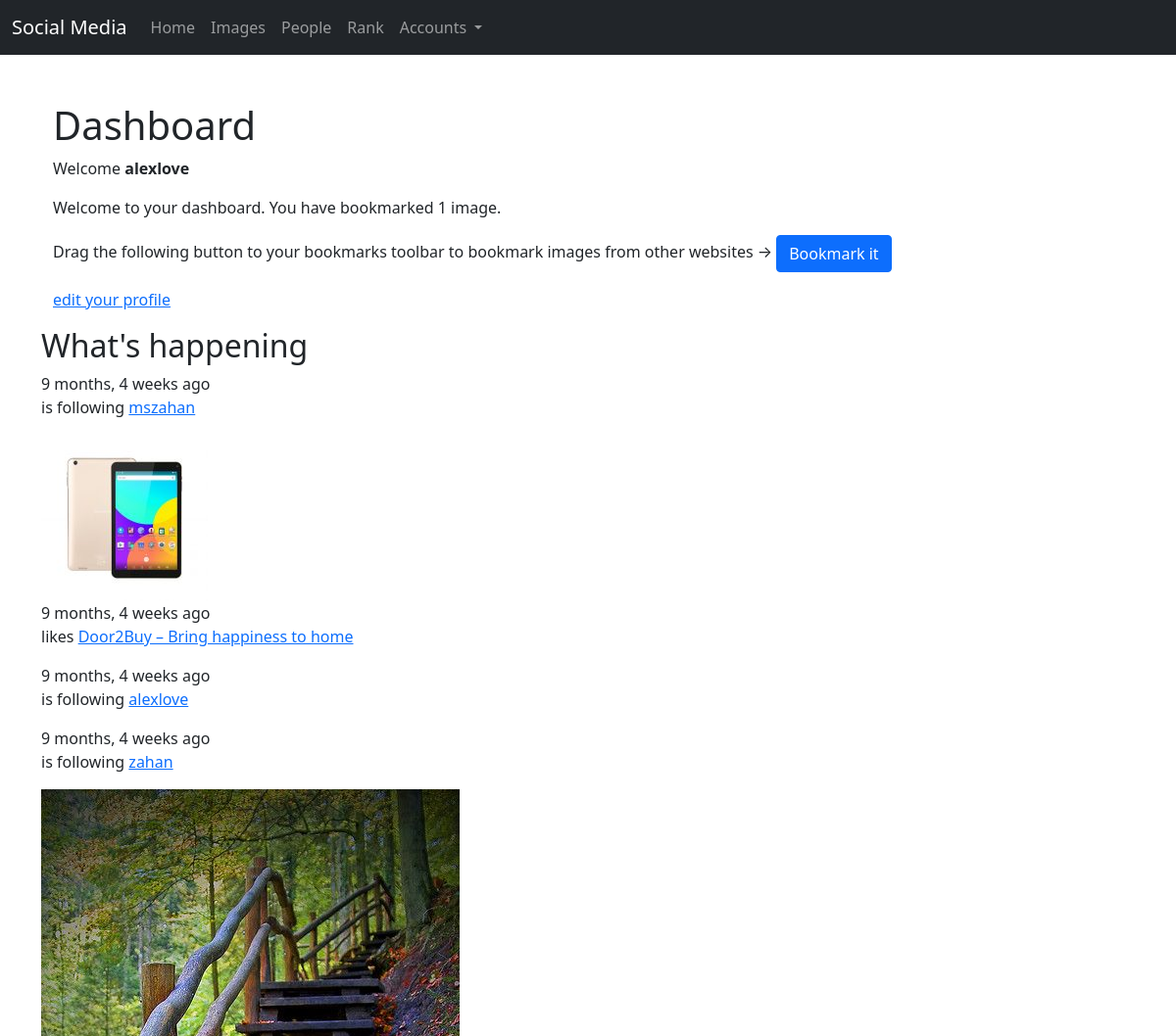
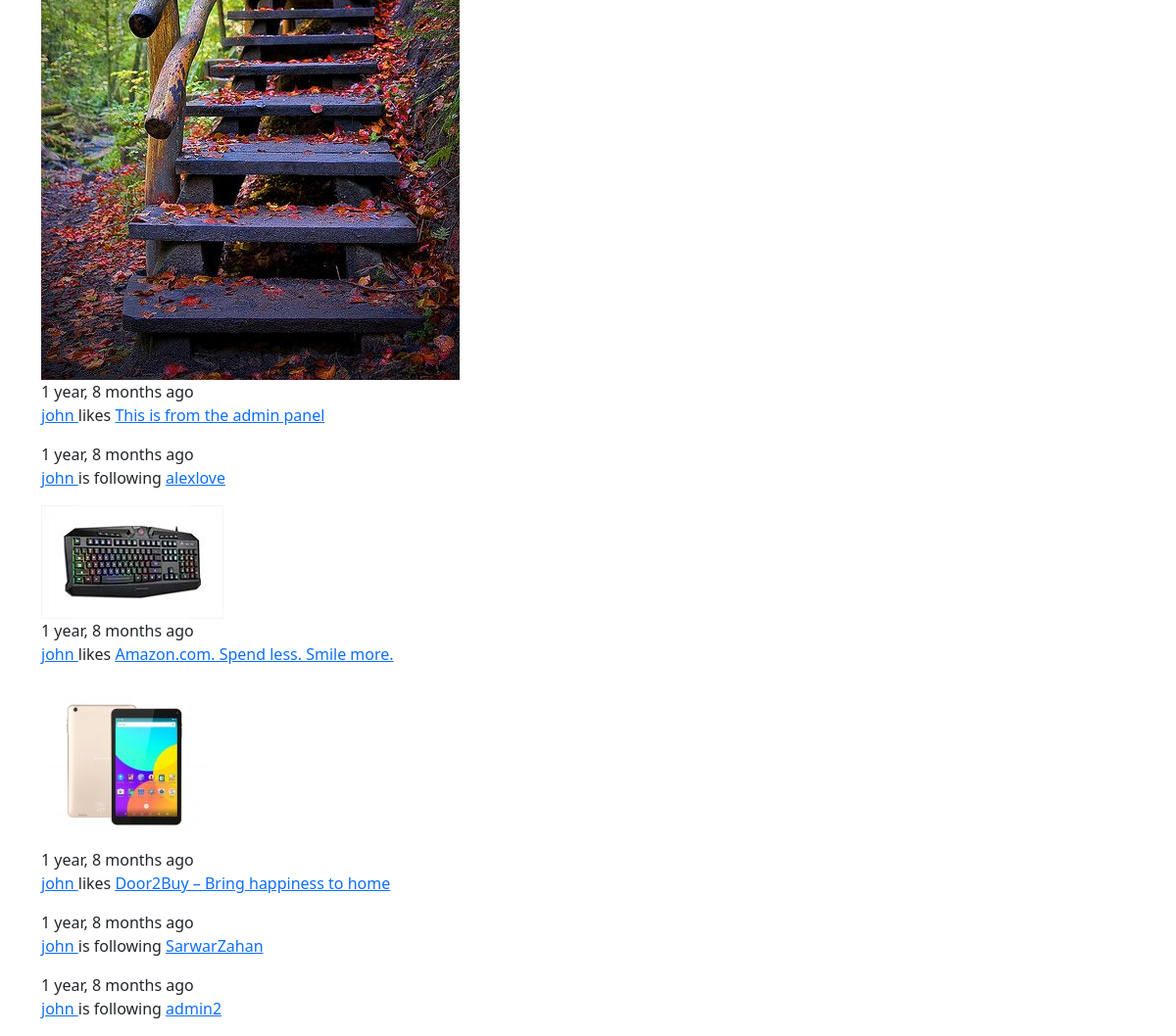
/accounts/dashboard/ (signed in), run on an earlier commit of the app's database (2 pictures, top to bottom).
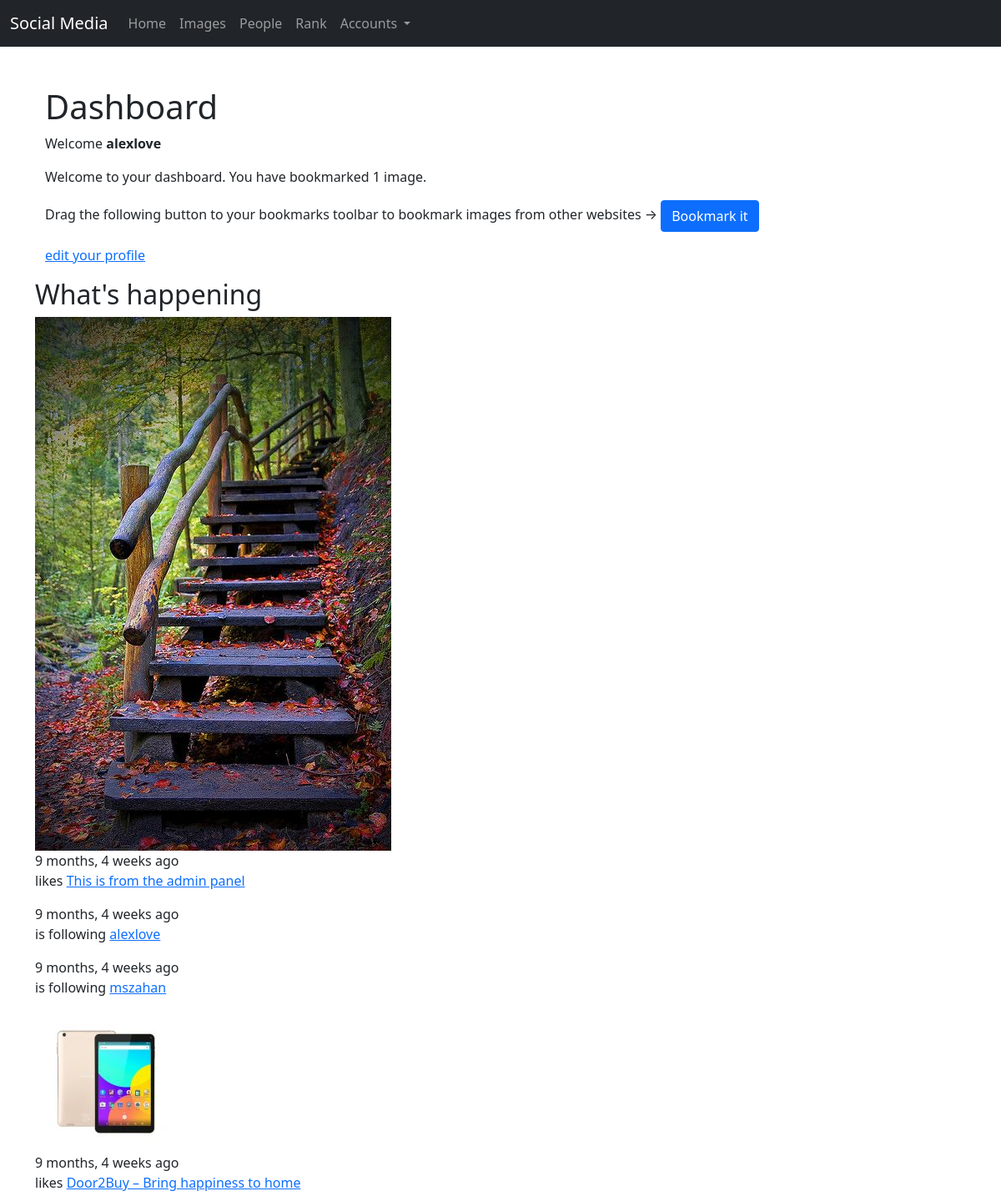
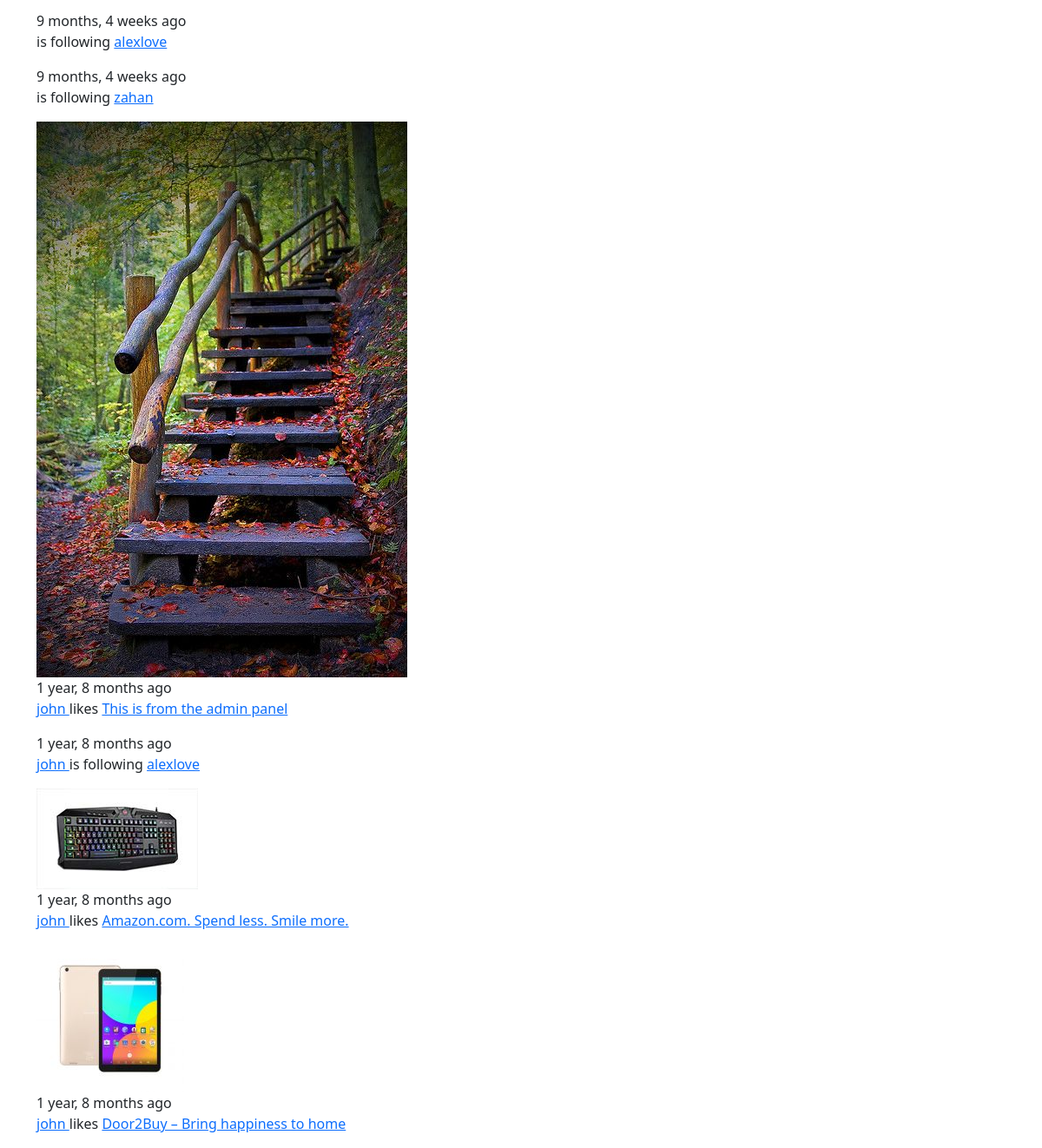
And on a later commit of the database (2 pictures, top to bottom).
### actions/models.py (models this page shows)
class Action(models.Model):
    user = models.ForeignKey('auth.User', related_name='actions', db_index=True, on_delete=models.CASCADE)
    verb = models.CharField(max_length=255)
    created = models.DateTimeField(auto_now_add=True, db_index=True)
    target_ct = models.ForeignKey(ContentType, blank=True, null=True, related_name='target_obj', on_delete=models.CASCADE)
    target_id = models.PositiveIntegerField(null=True, blank=True, db_index=True)
    target = GenericForeignKey('target_ct', 'target_id')
    class Meta:
        ordering = ('-created',)

### images/models.py (models this page shows, shortened)
class Image(models.Model):
    user = models.ForeignKey(settings.AUTH_USER_MODEL, on_delete=models.CASCADE, related_name='images_created')
    title = models.CharField(max_length=200)
    slug = models.SlugField(max_length=200, blank=True)
    url = models.URLField()
    image = models.ImageField(upload_to='images_img')
    description = models.TextField(blank=True)
    created = models.DateTimeField(auto_now_add=True, db_index=True)
    user_like = models.ManyToManyField(settings.AUTH_USER_MODEL, related_name='images_liked', blank=True)
    total_likes = models.PositiveIntegerField(db_index=True, default=0)
    def __str__(self):
        return self.title
    def get_absolute_url(self):
        return reverse('images:detail', args=[self.pk, self.slug])

### account/views.py (the view)
# urls.py: path('dashboard/',views.dashboard, name='dashboard'),
@login_required
def dashboard(request):
    actions = Action.objects.exclude(user=request.user)
    follwing_ids = request.user.following.values_list('id', flat=True)
    if follwing_ids:
        actions = actions.filter(user_id__in=follwing_ids)
    actions = actions.select_related('user', 'user__profile').prefetch_related('target')[:10]
    return render(request, 'account/dashboard.html', {'section':'dashboard', 'actions':actions})

### templates/account/dashboard.html (shortened to what this page needs)
{% extends 'base.html' %}
{% block main %}
    <div class="container mt-5">
        <h1>Dashboard</h1>
        <p>Welcome <b> {{request.user.username}}</b> </p>
        {% with total_images_created=request.user.images_created.count %}
    <p>Welcome to your dashboard. You have bookmarked {{ total_images_created }} image{{ total_images_created|pluralize }}.</p>
  {% endwith %}
  <p>Drag the following button to your bookmarks toolbar to bookmark images from other websites → <a href="javascript:{% include 'bookmarklet_launcher.js' %}" class="btn btn-primary">Bookmark it</a></p>
        <p><a href="{% url 'edit' %}">edit your profile</a></p>
    </div>
<h2>What's happening </h2>
<div>
    {% for action in actions %}
        {% include 'actions/detail.html' %}
    {% endfor %}
</div>
{% endblock main %}

### templates/actions/detail.html (shortened to what this page needs)
{% load thumbnail %}
{% with user=action.user profile=action.user.profile %}
<div class="action">
  <div class="images">
    {% if action.target %}
      {% with target=action.target %}
        {% if target.image %}
          {% thumbnail target.image "80x80" crop="100%" as im %}
          <a href="{{ target.get_absolute_url }}">
            <img src="{{ im.url }}" class="item-img">
          </a>
        {% endif %}
      {% endwith %}
    {% endif %}
  </div>
  <div class="info">
    <p>
      <span class="date">{{ action.created|timesince }} ago</span>
      <br />
      <a href="{{ user.get_absolute_url }}">
        {{ user.first_name }}
      </a>
      {{ action.verb }}
      {% if action.target %}
        {% with target=action.target %}
          <a href="{{ target.get_absolute_url }}">{{ target }}</a>
        {% endwith %}
      {% endif %}
    </p>
  </div>
</div>
{% endwith %}

What changed in the data, as far as the page shows it:
no longer on this page (row unchanged): Action: created "1 year, 8 months", user.first_name "john", verb "is following", target "SarwarZahan"
no longer on this page (row unchanged): Action: created "1 year, 8 months", user.first_name "john", verb "is following", target "admin2"
added Action: target_id 18 (drawn), created "9 months, 4 weeks", verb "likes", target "This is from the admin panel"
added Action: created "9 months, 4 weeks", verb "is following", target "alexlove"
